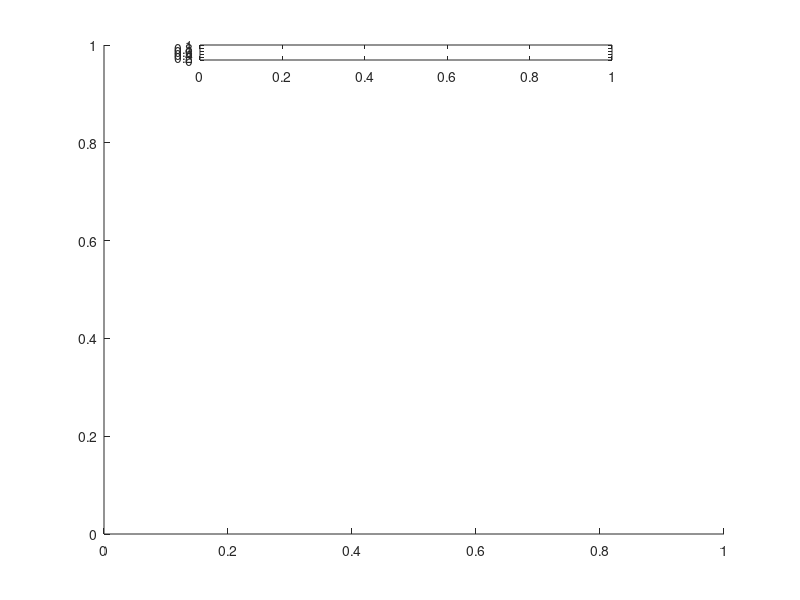

This figure's MATLAB source: (Note: this script raises an error after producing the figure.)
colorbar('Location','North','Position',[0.25,0.9,0.515,0.025]);
hold on;
[X,Y,Z] = griddata(x,y,z1(:,1),linspace(min(x),max(x))',linspace(min(y),max(y)),'v4');
pcolor(X,Y,Z);
caxis([zmin,zmax]);
shading interp
hold on
n = 5;
C = contour(X, Y, Z, n, 'k:');
color = {'r*','g*','m*','k*','y*','b*'};
for i = 1:size(neibour_swap_stations,1)
    neibour_swap_station = neibour_swap_stations{i};
    plot(x(neibour_swap_station),y(neibour_swap_station),color{i});
end
